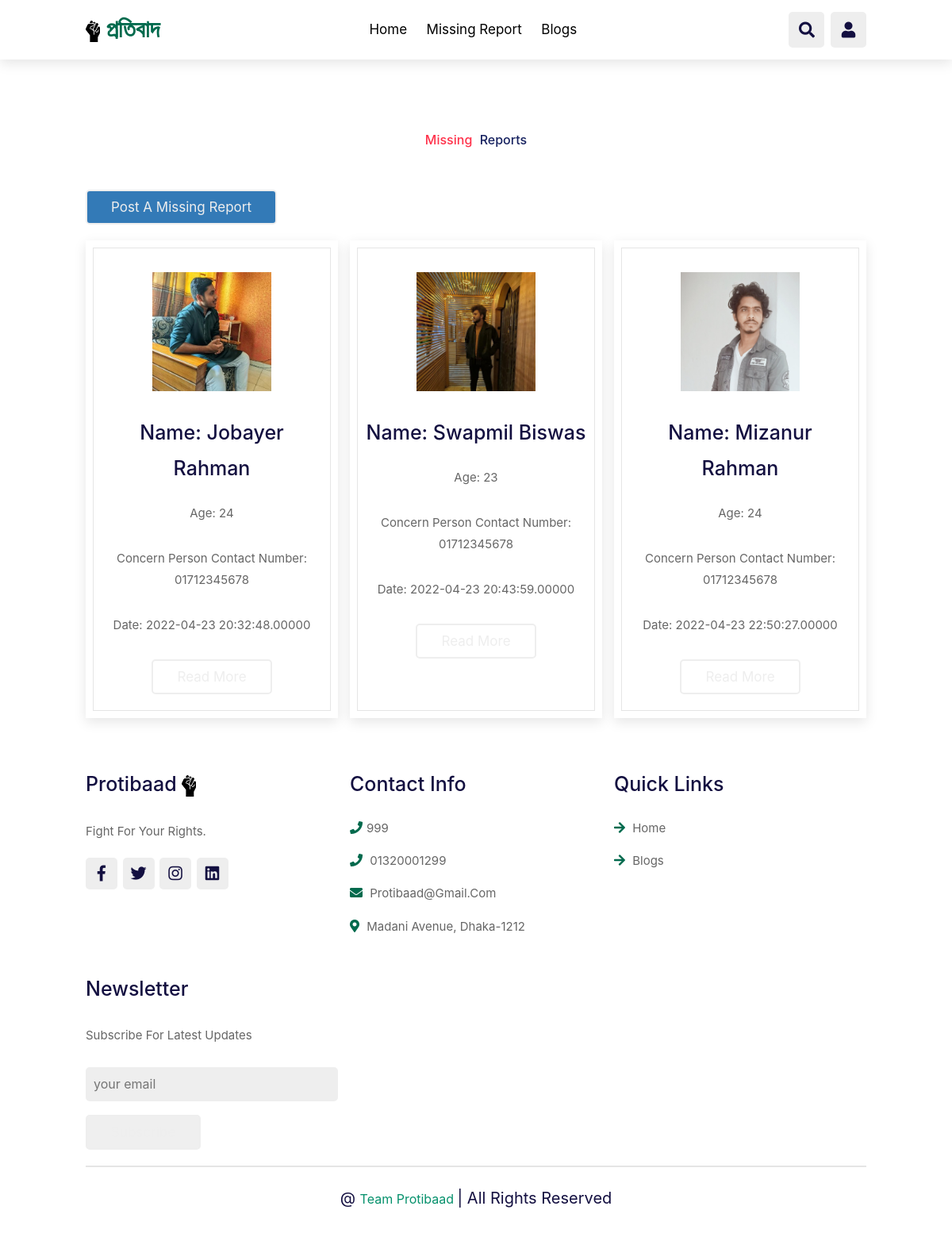
Page /missings.php on the committed database.
### tables this page shows
CREATE TABLE `missings` (
  `id` int(20) NOT NULL,
  `name` varchar(255) NOT NULL,
  `age` varchar(255) NOT NULL,
  `description` text NOT NULL,
  `image` varchar(255) DEFAULT NULL,
  `concern_contact` varchar(255) NOT NULL,
  `approve_status` int(20) NOT NULL DEFAULT 0,
  `posted_by` int(20) NOT NULL,
  `posted_at` datetime(5) NOT NULL
);

### missings.php (the view, shortened to what this page needs)
<?php include 'includes/connection.php'; ?>
<?php
$sql = "SELECT * FROM missings  WHERE approve_status='1' ";
$result = mysqli_query($conn, $sql);
?>
<?php include('includes/user_header.php') ?>
<?php include('includes/user_navbar.php') ?>
<section class="features margin-top" id="features">
    <h1 class="heading"> <span style="color:#FF314A ;">Missing</span> <span style="color:#172260;"> Reports</span> </h1>
    <a class="btn btn-primary post-btn" href="missing_create.php">Post A Missing Report</a>
    <div class="box-container">
        <?php while ($row =  mysqli_fetch_array($result)) { ?>
            <div class="box">
                <?php if ($row['image']) { ?>
                    <img src="<?php echo $row['image'] ?> " alt="">
                <?php } else { ?>
                    <img src="image/fev.png" alt="">
                <?php } ?>
                <h3>Name: <?php echo $row['name']; ?></h3>
                <p>Age: <?php echo $row['age']; ?></p>
                <p>Concern Person Contact Number: <?php echo $row['concern_contact']; ?></p>
                <p>Date: <?php echo $row['posted_at']; ?></p>
                <a href="missing_details.php?id=<?php echo $row['id']; ?>" class="btn">Read More</a>
            </div>
        <?php } ?>
    </div>
</section>
<?php include('includes/user_footer.php') ?>
</body>
</html>

### css/welcome.css (style rules this page uses)
:root { --orange:#ff7800; --black:#130f40; --light-color:#666; --box-shadow:0 .5rem 1.5rem rgba(0,0,0,.1); --border:.2rem solid rgba(0,0,0,.1); --outline:.1rem solid rgba(0,0,0,.1); --outline-hover:.2rem solid var(--black); }
* { font-family: 'Poppins', sans-serif; margin:0; padding:0; box-sizing: border-box; outline: none; border:none; text-decoration: none; text-transform: capitalize; transition: all .2s linear; }
html { font-size: 62.5%; overflow-x: hidden; scroll-behavior: smooth; scroll-padding-top: 7rem; }
body { background:#eee; }
section { padding:2rem 9%; }
.heading { text-align: center; padding:1rem; padding-bottom: 3rem; font-size: 3.5rem; color:var(--black); }
.heading span { color:#fff; display: inline-block; padding:.1.5rem; }
.btn { margin-top: 1rem; display: inline-block; padding:.8rem 3rem; font-size: 1.7rem; border-radius: .5rem; border: .2rem solid #eee !important; color:#eee !important; cursor: pointer; }
.margin-top { margin-top: 100px; }
.post-btn { margin-bottom: 20px; }
.features .box-container { display: grid; grid-template-columns: repeat(auto-fit, minmax(30rem, 1fr)); gap:1.5rem; }
.features .box-container .box { padding:3rem 2rem; background: #fff; outline: var(--outline); outline-offset: -1rem; text-align: center; box-shadow: var(--box-shadow); }
.features .box-container .box img { margin:1rem 0; height: 15rem; }
.features .box-container .box h3 { font-size: 2.5rem; line-height: 1.8; color:var(--black); }
.features .box-container .box p { font-size: 1.5rem; line-height: 1.8; color:var(--light-color); padding:1rem 0; }

### poll/pollstyle.css (style rules this page uses)
* { box-sizing: border-box; font-family: -apple-system, BlinkMacSystemFont, "segoe ui", roboto, oxygen, ubuntu, cantarell, "fira sans", "droid sans", "helvetica neue", Arial, sans-serif; font-size: 16px; -webkit-font-smoothing: antialiased; -moz-osx-font-smoothing: grayscale; }
body { background-color: #FFFFFF; margin: 0; }

### rows in the picture
missings: image (picture), name "Jobayer Rahman", age "24", concern_contact "01712345678", posted_at "2022-04-23 20:32:48.00000"
missings: image (picture), name "Swapmil Biswas", age "23", concern_contact "01712345678", posted_at "2022-04-23 20:43:59.00000"
missings: image (picture), name "Mizanur Rahman", age "24", concern_contact "01712345678", posted_at "2022-04-23 22:50:27.00000"
